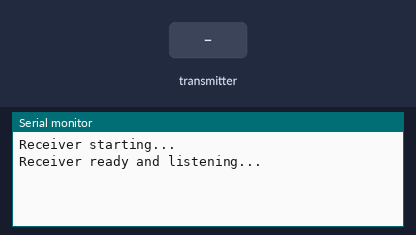
Simulated run of this sketch. Board: Arduino Uno, built with avr-gcc and run on an emulated ATmega328P. Shown: the last lines printed to the serial monitor. Inputs (shaded band) come from the test bench. No radio packets arrive unless stated.

Above: at 3.2 s.
3.3 s: the transmitter starts sending receivedValue = 0
At 3.37 s:
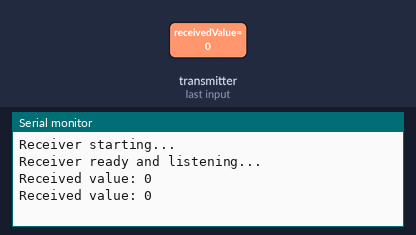
5.2 s: the transmitter starts sending receivedValue = 256
At 5.27 s:
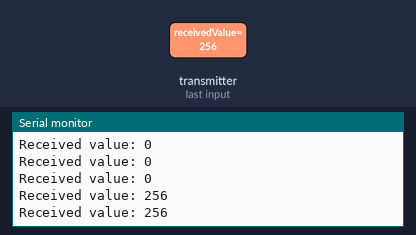

The sketch:

NRF24_Receiver_Test_1.ino
```cpp
#include <SPI.h>
#include <RF24.h>

RF24 radio(9,10);        // CE, CSN pins

byte address[6] = "NODE1";

int receivedValue = 0;

void setup() {

  Serial.begin(9600);
  delay(2000);

  Serial.println("Receiver starting...");

  if (!radio.begin()) {
    Serial.println("Radio not detected!");
    while (1);
  }

  // Force stable settings
  radio.setPALevel(RF24_PA_MIN);    // lowest power draw
  radio.setDataRate(RF24_250KBPS);  // more reliable
  radio.setChannel(76);
  radio.setAutoAck(false);

  radio.openReadingPipe(0, address);
  radio.startListening();

  Serial.println("Receiver ready and listening...");
}

void loop() {

  if (radio.available()) {

    radio.read(&receivedValue, sizeof(receivedValue));

    Serial.print("Received value: ");
    Serial.println(receivedValue);

  }

}
```

Measured:
- after the input at 3.3 s, the serial monitor: prints a new line at once (image 1)
- after the input at 5.2 s, the serial monitor: prints a new line at once (image 2)
